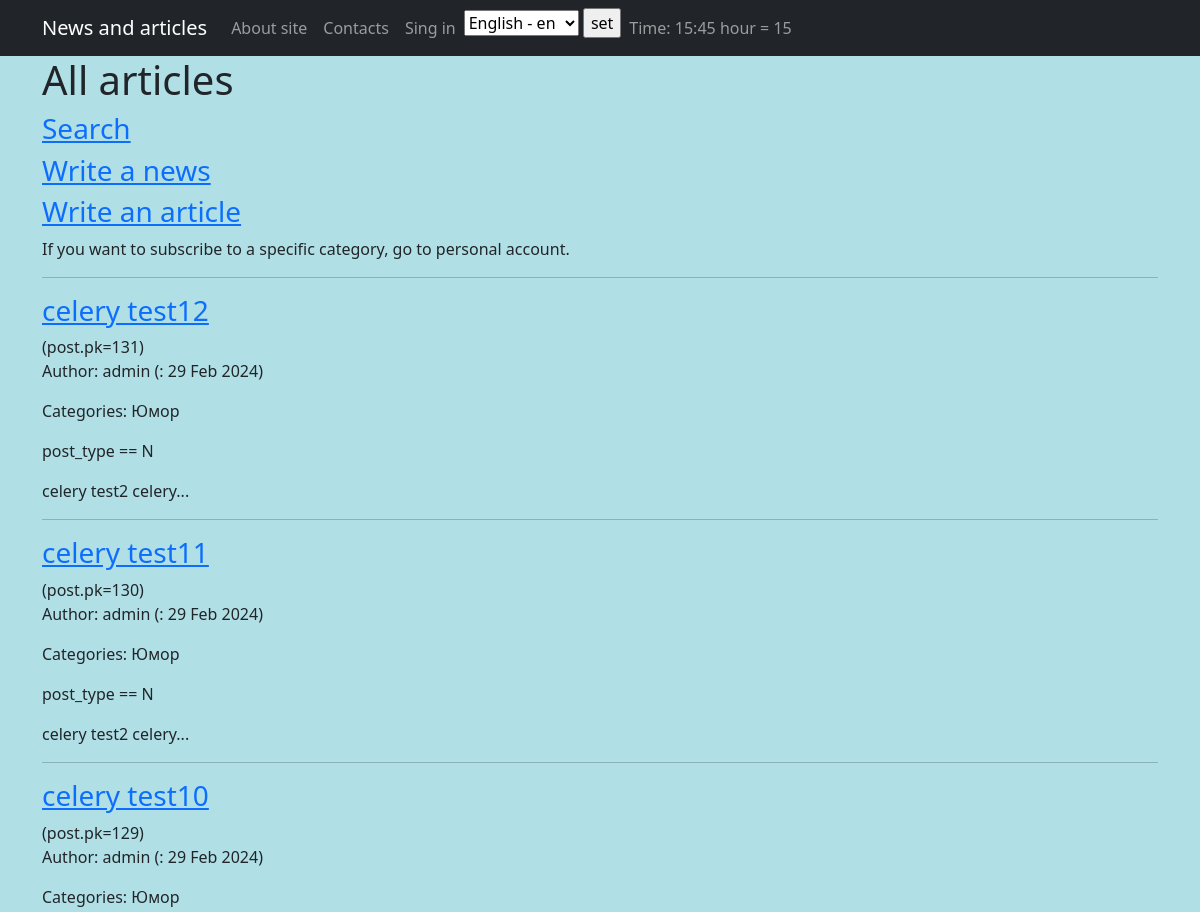
The app's page / (upper part), older data.
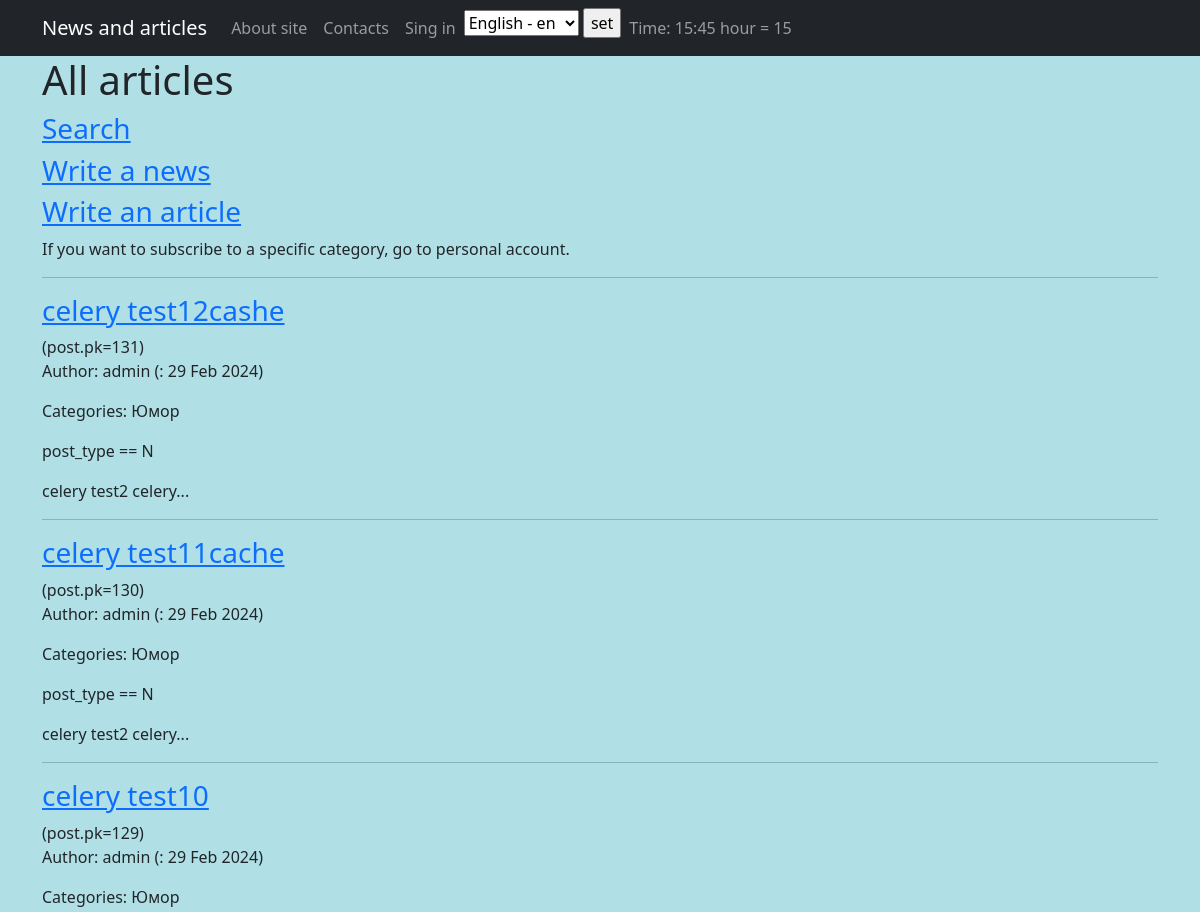
The same page, newer data.
### news/models.py (models this page shows, shortened)
class Post(models.Model):
    article = 'A'
    news = 'N'
    POSITIONS = [(article, _('Article')),
                 (news, _('News'))]
    post_type = models.CharField(max_length=1, choices=POSITIONS, default=article, verbose_name=_('Type'))
    time_created = models.DateTimeField(auto_now_add=True, verbose_name=_('Publication date'))
    title = models.CharField(max_length=255, unique=True, verbose_name=_('Name'))
    text = models.TextField(verbose_name=_("Text"))
    rating = models.IntegerField(default=0, verbose_name=_('Rating'))
    author = models.ForeignKey('Author', on_delete=models.CASCADE)
    category = models.ManyToManyField('Category', through='PostCategory', verbose_name=_('Categories'))
    def preview(self) -> str:
        text = self.text[:20]
        if len(text) == 20:
            text += '...'
        return text

class Author(models.Model):
    user = models.OneToOneField(User, on_delete=models.CASCADE, primary_key=True)
    rating = models.IntegerField(default=0)
    subscriptions = models.ManyToManyField('Category', through='Subscribers',
        verbose_name=_('Categories in a subscription'))

### news/views.py (the view, shortened to what this page needs)
# urls.py: path('', PostsList.as_view(), name='all_posts'),
class PostsList(ListView):
    model = Post
    ordering = '-time_created'
    template_name = 'posts.html'
    context_object_name = 'posts'
    paginate_by = 10
    def get_queryset(self):
        queryset = super().get_queryset()
        if not self.request.path or self.request.path == '/':
            return queryset
    def get_context_data(self, **kwargs):
        context = super().get_context_data(**kwargs)
        if 'search/' in self.request.path:
            context['filterset'] = self.filterset
        return context

### news/templatetags/custom_tags.py (called while the page is built)
@register.simple_tag(takes_context=True)
def url_replace(context, **kwargs):
    d = context['request'].GET.copy()
    for k, v in kwargs.items():
        d[k] = v
    return d.urlencode()

@register.simple_tag
def clock(tz):
    clock = datetime.now(pytz.timezone(tz)).strftime("%H:%M")
    hour = int(datetime.now(pytz.timezone(tz)).strftime("%H"))
    return {'clock': clock, 'hour': hour}

### templates/posts.html (shortened to what this page needs)
{% extends 'default.html' %}
{% load custom_filters %}
{% load custom_tags %}
{% load i18n %}
{% block posts_content %}
  <h1>{% trans 'All articles' %}</h1>
  <h3><a href="/news/search/">{% trans "Search" %}</a></h3>
  <h3><a href="/news/create/">{% trans "Write a news" %}</a></h3>
  <h3><a href="/articles/create/">{% trans "Write an article" %}</a></h3>
  {% if request.user.is_authenticated %}
  <p>{% trans "If you want to subscribe to a specific category, go to" %}
    <a href="{% url 'user_profile' request.user.id %}">{% trans "personal account" %}</a>.
  </p>
  {% else %}
    <p>{% trans "If you want to subscribe to a specific category, go to personal account." %}</p>
  {% endif %}
  <hr>
  {% if posts %}
    {% for post in posts %}
      <h3><a href="{% url 'news_detail' post.id %}">{{ post.title }}</a></h3>(post.pk={{ post.pk }})
      <p>{% trans "Author" %}: {{ post.author.user.username | censor }} ({% trans дата %}: {{ post.time_created | date:'d M Y' }})</p>
      <p>{% trans "Categories" %}:
        {% for cat in post.category.all %}
          <span> {{ cat.name }} </span>
        {% endfor %}
      </p>
      <p>post_type == {{ post.post_type }}</p>
      {{ post.preview | censor }}
      <hr>
    {% endfor %}
  {% else %}
    <h2>{% trans "No articles have been published" %}</h2>
  {% endif %}
{% endblock posts_content %}

Row changes from the older to the newer data that the page shows:
changed Post id 131: title "celery test12" → "celery test12cashe"
changed Post id 130: title "celery test11" → "celery test11cache"
